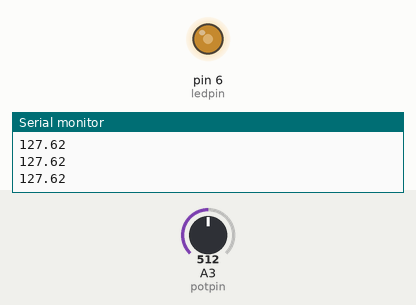
Simulated run of this sketch. Board: Arduino Uno, built with avr-gcc and run on an emulated ATmega328P. Shown: output pins drawn as LEDs (lit = HIGH), the last lines printed to the serial monitor. Inputs (shaded band) come from the test bench; at power-on: A3 (potpin) = 512.

Above: at 1.2 s.
1.3 s: A3 (potpin) set to 716
At 2.1 s:
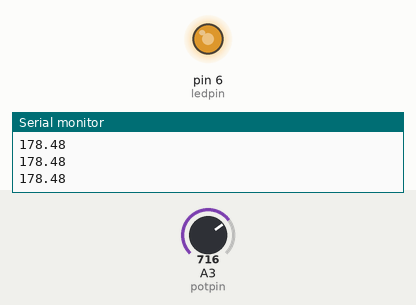
2.8 s: A3 (potpin) set to 900
At 3.1 s:
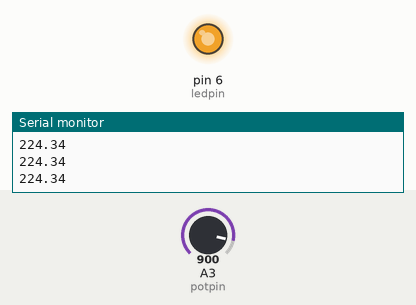
4.3 s: A3 (potpin) set to 122
At 5.3 s:
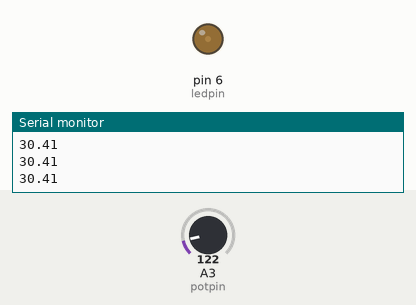
5.8 s: A3 (potpin) set to 0
At 6.4 s:
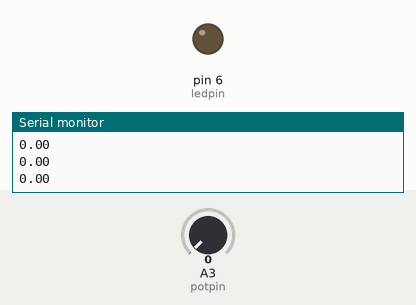
7.3 s: A3 (potpin) set to 511
At 7.8 s:
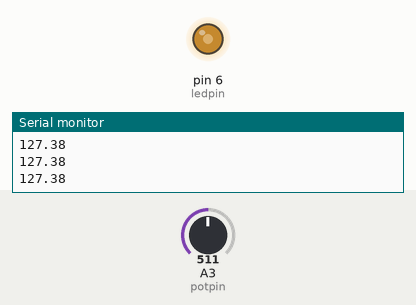
Timing chart, 0 to 9.8 s (numbered marks = the images above; inputs shaded):
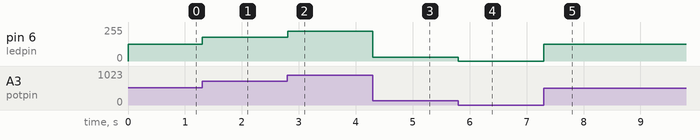

Measured:
- after the input at 1.3 s, pin 6 (ledpin): 127/255 → 178/255 at once
- after the input at 2.8 s, pin 6 (ledpin): 178/255 → 224/255 at once
- after the input at 4.3 s, pin 6 (ledpin): 224/255 → 30/255 at once
- after the input at 5.8 s, pin 6 (ledpin): 30/255 → 0/255 at once
- after the input at 7.3 s, pin 6 (ledpin): 0/255 → 127/255 at once

The sketch:

pmcw_t14_dimmable_led1.ino
```cpp
// C++ code
//
int potpin=A3;
int ledpin=6;
int potval;//value of potentiometer recorded in analog pin
float ledval;
void setup()
{
  pinMode(potpin, INPUT);
  pinMode(ledpin, OUTPUT);
  Serial.begin(9600);
}

void loop()
{
  potval= analogRead(A3);
  ledval= (255. * potval)/1023.;
  analogWrite(ledpin, ledval);
  Serial.println(ledval);
}
```
